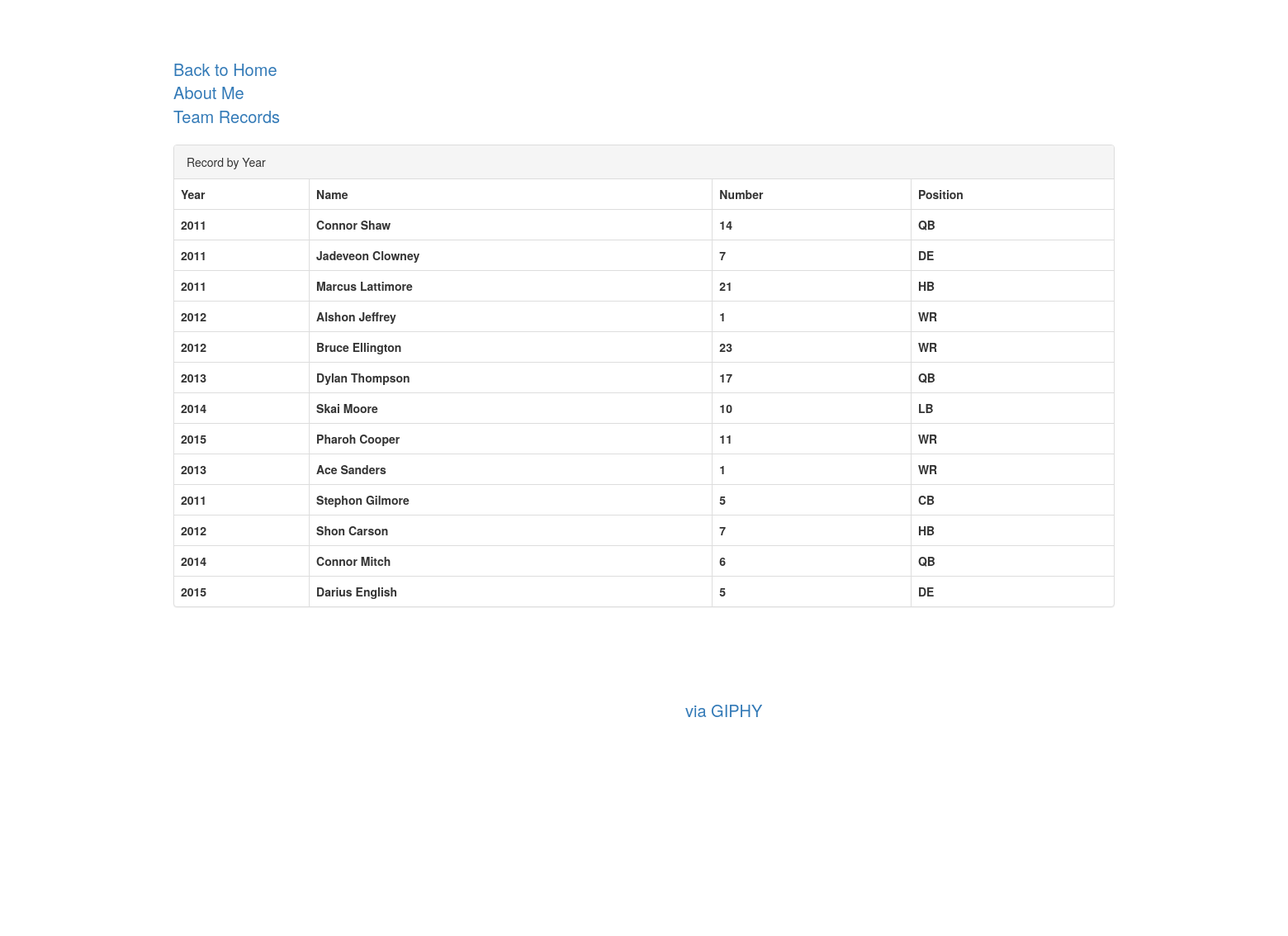
The page /player/ on the database its author committed.
### app/models.py (models this page shows, shortened)
class Player(models.Model):
    player_year = models.ForeignKey(Team)
    name = models.CharField(max_length=30)
    number = models.IntegerField()
    position = models.CharField(max_length=2)

class Team(models.Model):
    year = models.IntegerField()
    win = models.IntegerField()
    loss = models.IntegerField()
    bowl_game = models.CharField(max_length=30)
    coach = models.CharField(max_length=30)
    def __str__(self):
        return str(self.year)

### app/views.py (the view)
# urls.py: url(r'^player/$', player_view, name="player_view")
def player_view(request):
    context = {
        "roster": Player.objects.all()
    }
    return render(request, "player.html", context)

### templates/player.html (shortened to what this page needs)
<!DOCTYPE html>
<html>
  <head>
    <link href="https://maxcdn.bootstrapcdn.com/bootstrap/3.3.7/css/bootstrap.min.css" rel="stylesheet"
>
      <link href="//maxcdn.bootstrapcdn.com/font-awesome/4.1.0/css/font-awesome.min.css" rel="stylesheet">
  </head>
  <body>
    <div class="container">
      <h1 class="header">Roster</h1>
      <a href="{% url 'index_view' %}">Back to Home</a> <br>
      <a href="{% url 'about_view' %}">About Me</a><br>
      <a href="{% url 'record_view' %}">Team Records</a><br>
      <br>
      <div class="panel panel-default">
          <div class="panel-heading">Record by Year</div>
          <table class="table table-bordered">
            <thead>
              <tr>
                <th>Year</th>
                <th>Name</th>
                <th>Number</th>
                <th>Position</th>
            </thead>
            <tbody>
              {% for row in roster %}
                <tr>
                  <th>{{ row.player_year }}</th>
                  <th>{{ row.name }}</th>
                  <th>{{ row.number }}</th>
                  <th>{{ row.position }}</th>
                </tr>
              {% endfor %}
            </tbody>
          </table>
        </div>
        <iframe src="//giphy.com/embed/vqLoZ6qWd5saY?html5=true" width="480" height="400" frameBorder="0"
          class="giphy-embed" allowFullScreen></iframe><p><a href="https://giphy.com/gifs/clowney-jadeveon-vqLoZ6qWd5saY"><h4>via GIPHY</h4></a></p>
      </div>
  </body>
</html>

### templates/player.html (style rules this page uses)
body { background-image: url("https://s-media-cache-ak0.pinimg.com/originals/ac/b2/75/acb275f59c26e75a620dac950a5125fd.jpg"); }
a { font-size: 20px; }
.giphy-embed { position: relative; top: -50px; left: 50px; }
.header { position: relative; left: 500px; color: white; text-decoration: underline; }
h4 { position: relative; top: -320px; left: 620px; }
table { position: relative; }

### rows shown on the page
Player: player_year "2011", name "Connor Shaw", number "14", position "QB"
Player: player_year "2011", name "Jadeveon Clowney", number "7", position "DE"
Player: player_year "2011", name "Marcus Lattimore", number "21", position "HB"
Player: player_year "2012", name "Alshon Jeffrey", number "1", position "WR"
Player: player_year "2012", name "Bruce Ellington", number "23", position "WR"
Player: player_year "2013", name "Dylan Thompson", number "17", position "QB"
Player: player_year "2014", name "Skai Moore", number "10", position "LB"
Player: player_year "2015", name "Pharoh Cooper", number "11", position "WR"
Player: player_year "2013", name "Ace Sanders", number "1", position "WR"
Player: player_year "2011", name "Stephon Gilmore", number "5", position "CB"
Player: player_year "2012", name "Shon Carson", number "7", position "HB"
Player: player_year "2014", name "Connor Mitch", number "6", position "QB"
Player: player_year "2015", number "5", position "DE"
